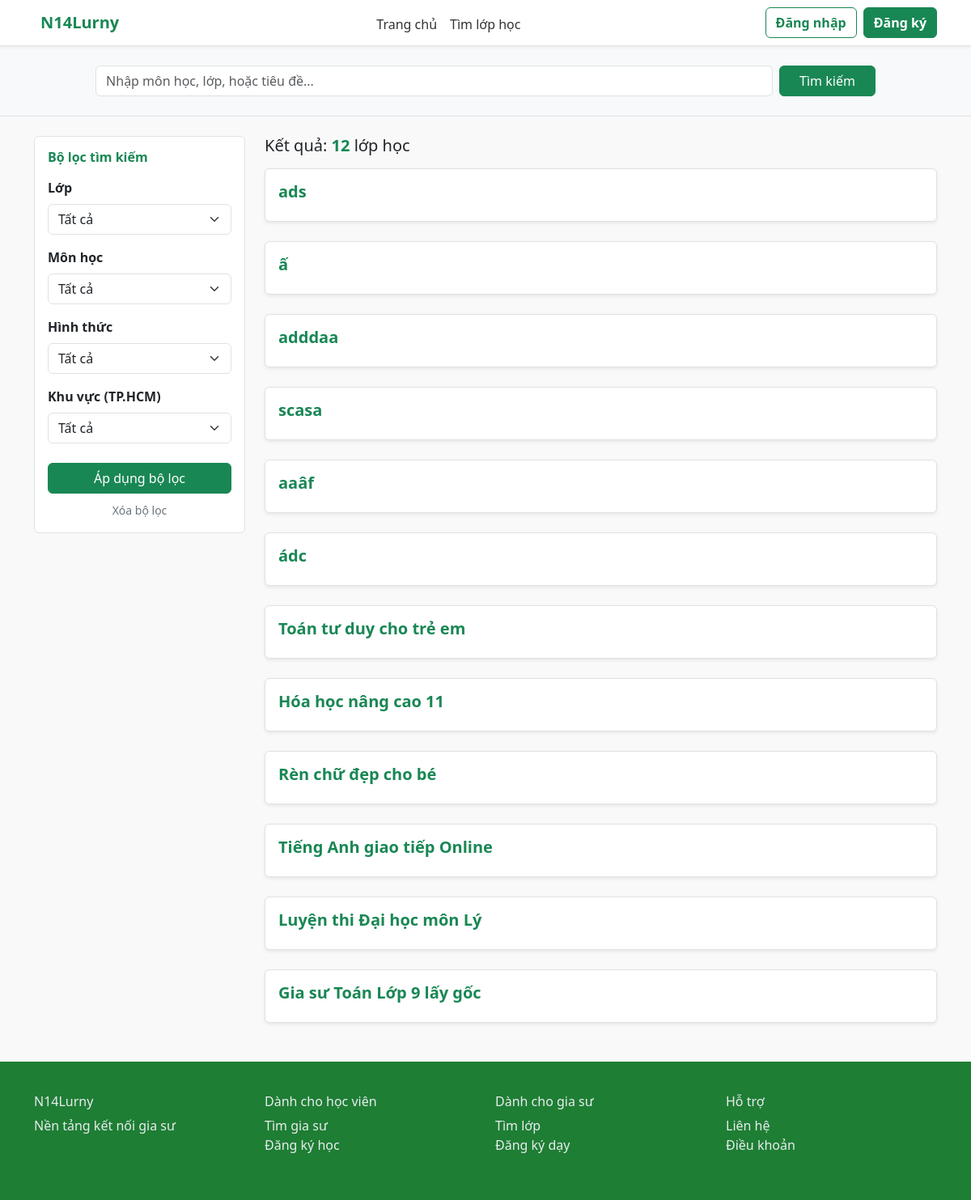
/N14Lurny/find-class.php, run on the app's committed database.
### tables this page shows
CREATE TABLE `classes` (
  `id` int(11) NOT NULL,
  `tutor_id` int(11) NOT NULL,
  `title` varchar(255) NOT NULL,
  `subject` varchar(100) NOT NULL,
  `grade` varchar(50) NOT NULL,
  `price` varchar(255) DEFAULT NULL,
  `description` text DEFAULT NULL,
  `method` varchar(50) NOT NULL DEFAULT 'Offline' COMMENT 'Online hoặc Offline',
  `location` varchar(100) NOT NULL DEFAULT 'TP. Hồ Chí Minh' COMMENT 'Quận/Huyện tại TP.HCM',
  `status` enum('pending','active','hidden','closed','rejected') DEFAULT 'pending',
  `max_students` int(11) NOT NULL DEFAULT 1,
  `start_date` date DEFAULT NULL,
  `end_date` date DEFAULT NULL,
  `created_at` timestamp NOT NULL DEFAULT current_timestamp()
);

### N14Lurny/find-class.php (the view, shortened to what this page needs)
<?php
require 'config/db.php';
$keyword = isset($_GET['keyword']) ? $_GET['keyword'] : '';
$sql = "SELECT classes.*, users.full_name
        FROM classes
        LEFT JOIN users ON classes.tutor_id = users.id
        WHERE classes.status = 'active'";
$sql .= " ORDER BY classes.id DESC";
$error_message = "";
$result = null;
try {
    $result = $conn->query($sql);
} catch (Exception $e) {
    $error_message = "Lỗi hệ thống: " . $e->getMessage();
}
?>
<!DOCTYPE html>
<html lang="vi">
<head>
    <link href="https://cdn.jsdelivr.net/npm/bootstrap@5.3.0/dist/css/bootstrap.min.css" rel="stylesheet">
    <link rel="stylesheet" href="assets/css/style.css">
</head>
<body>
<?php include 'includes/header.php'; ?>
<section class="search-header bg-light py-4 border-bottom">
  <div class="container">
    <form action="find-class.php" method="GET" class="d-flex justify-content-center">
      <input
        type="text"
        name="keyword"
        value="<?php echo htmlspecialchars($keyword); ?>"
        class="form-control me-2 w-75"
        placeholder="Nhập môn học, lớp, hoặc tiêu đề..."
      >
      <button type="submit" class="btn btn-success px-4">
        Tìm kiếm
      </button>
    </form>
  </div>
</section>
<section class="find-class py-4">
  <div class="container">
    <div class="row">
      <aside class="col-md-3">
        <form action="find-class.php" method="GET" class="filter-box p-3 border rounded bg-white">
          <h6 class="mb-3 fw-bold text-success">Bộ lọc tìm kiếm</h6>
          <label class="form-label fw-bold">Lớp</label>
          <select name="grade" class="form-select mb-3">
            <option value="Tất cả">Tất cả</option>
          </select>
          <label class="form-label fw-bold">Môn học</label>
          <select name="subject" class="form-select mb-3">
            <option value="Tất cả">Tất cả</option>
          </select>
          <label class="form-label fw-bold">Hình thức</label>
          <select name="method" class="form-select mb-3">
            <option value="Tất cả">Tất cả</option>
          </select>
          <label class="form-label fw-bold">Khu vực (TP.HCM)</label>
          <select name="location" class="form-select mb-4">
            <option value="Tất cả">Tất cả</option>
          </select>
          <button type="submit" class="btn btn-success w-100">
            Áp dụng bộ lọc
          </button>
          <div class="mt-2 text-center">
              <a href="find-class.php" class="text-decoration-none small text-secondary">Xóa bộ lọc</a>
          </div>
        </form>
      </aside>
      <main class="col-md-9">
    <?php if (!empty($error_message)): ?>
        <div class="alert alert-danger">
            <strong>Đã xảy ra lỗi xử lý:</strong><br>
            <?php echo $error_message; ?>
            <br><em>Vui lòng kiểm tra lại cấu trúc Database hoặc liên hệ Admin.</em>
        </div>
    <?php elseif ($result && $result->num_rows > 0): ?>
        <h5 class="mb-3">
            Kết quả: <span class="text-success fw-bold"><?php echo $result->num_rows; ?></span> lớp học
        </h5>
        <?php while($row = $result->fetch_assoc()): ?>
            <div class="class-card border rounded p-3 mb-4 shadow-sm bg-white">
                 <h6 class="class-title mb-2">
                      <a href="class-detail.php?id=<?php echo $row['id']; ?>" class="text-decoration-none text-success fw-bold fs-5">
                        <?php echo $row['title']; ?>
                      </a>
                  </h6>
                  </div>
        <?php endwhile; ?>
    <?php endif; ?>
</main>
    </div>
  </div>
</section>
<?php include 'includes/footer.php'; ?>
<link rel="stylesheet" href="https://cdnjs.cloudflare.com/ajax/libs/font-awesome/6.0.0/css/all.min.css">
</body>
</html>

### N14Lurny/assets/css/style.css (style rules this page uses)
body { font-family: 'Segoe UI', Roboto, Helvetica, Arial, sans-serif; background-color: #f9f9f9; }
.search-header { background: #fff; padding: 20px 0; border-bottom: 1px solid #e9ecef; }
.find-class { padding: 30px 0; }

### data on the page
classes: title "ads"
classes: title "ấ"
classes: title "adddaa"
classes: title "scasa"
classes: title "aaâf"
classes: title "ádc"
classes: title "Toán tư duy cho trẻ em"
classes: title "Hóa học nâng cao 11"
classes: title "Rèn chữ đẹp cho bé"
classes: title "Tiếng Anh giao tiếp Online"
classes: title "Luyện thi Đại học môn Lý"
classes: title "Gia sư Toán Lớp 9 lấy gốc"

### other printed values
$result->num_rows "12"
